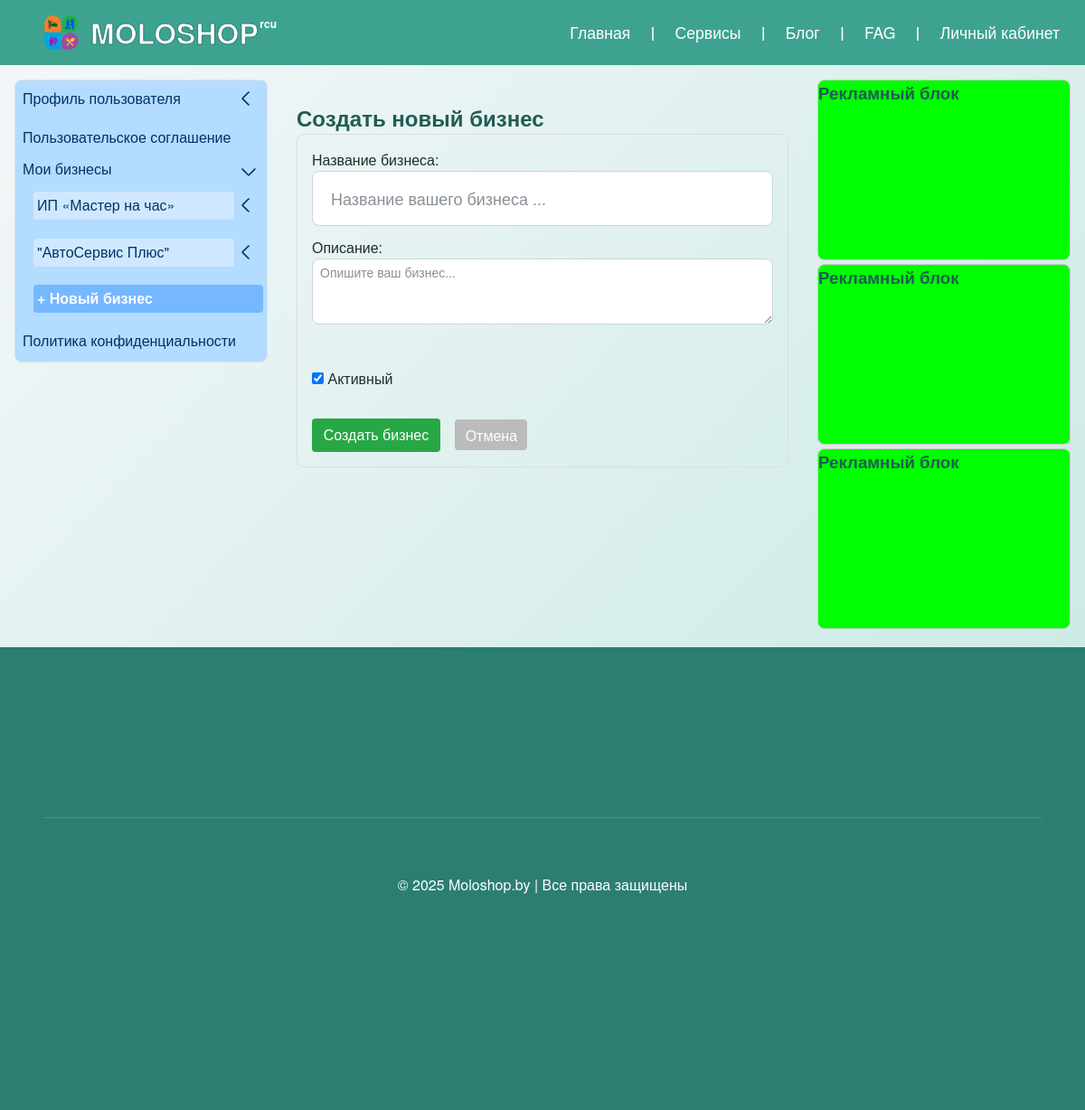
Screenshot of /business/create/ (signed in) with the database file from the repository.
### apps/users/models/menu.py (models this page shows, shortened)
class ProfileMenuCategory(UUIDModel, MPTTModel):
    user = models.ForeignKey(
        settings.AUTH_USER_MODEL,
        on_delete=models.CASCADE,
        related_name="profile_menu_categories",
        verbose_name="Пользователь",
        null=True,
        blank=True,
        help_text="Пользователь для персональных пунктов меню. Пусто — для общего меню."
    )
    name = models.CharField(max_length=100, verbose_name="Название пункта меню")
    url = models.CharField(max_length=200, blank=True, verbose_name="Имя URL-шаблона",
                           help_text="Имя URL-шаблона с namespace (например: 'landing:policy_detail')")
    url_params = models.JSONField(blank=True, null=True, verbose_name="Параметры для URL",
                                 help_text='Параметры для reverse(), например: {"slug":"politika-konfidentsialnosti"}')
    external_url = models.URLField(blank=True, null=True, verbose_name="Внешняя ссылка",
                                   help_text="Внешняя ссылка (например: https://t.me/moloshop)")
    parent = TreeForeignKey("self", on_delete=models.CASCADE, null=True, blank=True,
                           related_name="children", verbose_name="Родительский пункт меню")
    order = models.PositiveIntegerField(default=0, verbose_name="Порядок сортировки")
    is_active_link = models.BooleanField(default=True, verbose_name="Активная ссылка",
                                         help_text="Если выключена, пункт меню не активен")
    updated_at = models.DateTimeField(auto_now=True, verbose_name="Дата обновления")
    class MPTTMeta:
        order_insertion_by = ["order"]
    class Meta:
        app_label = "users"
        verbose_name = "Пункт меню"
        verbose_name_plural = "Меню личного кабинета"
        ordering = ["order"]
        unique_together = ("user", "name", "parent")
    def get_absolute_url(self):
        from django.urls import reverse
        if self.url:
            try:
                if self.url_params:
                    return reverse(self.url, kwargs=self.url_params)
                return reverse(self.url)
            except Exception:
                return "#"
        elif self.external_url:
            return self.external_url
        return "#"

### apps/business/models/business.py (models this page shows, shortened)
class Business(NamedSlugModel):
    owner = models.ForeignKey(
        User,
        on_delete=models.CASCADE,
        related_name="businesses",
        verbose_name="Владелец",
    )
    subtitle = models.CharField(max_length=255, blank=True, null=True)
    favicon = models.ImageField(upload_to="business_favicons/", blank=True, null=True, verbose_name="favicon.ico")
    logo = models.ImageField(upload_to="business_logos/", blank=True, null=True)
    description = models.TextField(blank=True, verbose_name="Общее описание бизнеса")
    order = models.PositiveIntegerField(default=0, verbose_name="Порядок")
    is_visible = models.BooleanField(default=True, verbose_name="Активированный бизнес")
    created_at = models.DateTimeField(auto_now_add=True, verbose_name="Создан")
    updated_at = models.DateTimeField(auto_now=True, verbose_name="Обновлен")
    class Meta:
        ordering = ["order"]
        verbose_name = "Бизнес"
        verbose_name_plural = "Бизнесы"

### apps/business/views/business_options.py (the view)
# urls.py: path("create/", business_create, name="business_create"),
@login_required
def business_create(request):
    if request.method == "POST":
        form = BusinessForm(request.POST, request.FILES)
        if form.is_valid():
            business = form.save(commit=False)
            business.owner = request.user
            business.save()
            root_menu = get_object_or_404(ProfileMenuCategory, user__isnull=True, name="Мои бизнесы", parent=None)
            business_menu = ProfileMenuCategory.objects.create(
                user=request.user,
                name=business.title,
                url='business:business_edit',
                url_params={'business_slug': business.slug},
                order=0,
                parent=root_menu,
            )
            ProfileMenuCategory.objects.create(
                user=request.user,
                name='Адрес',
                url='business:business_address_edit',
                url_params={'business_slug': business.slug},
                order=1,
                parent=business_menu,
            )
            ProfileMenuCategory.objects.create(
                user=request.user,
                name='Контакты',
                url='business:business_contacts_edit',
                url_params={'business_slug': business.slug},
                order=2,
                parent=business_menu,
            )
            ProfileMenuCategory.objects.create(
                user=request.user,
                name='Товары',
                url='business:goods_list',
                url_params={'business_slug': business.slug},
                order=3,
                parent=business_menu,
            )
            ProfileMenuCategory.objects.create(
                user=request.user,
                name='Услуги',
                url='business:service_list',
                url_params={'business_slug': business.slug},
                order=4,
                parent=business_menu,
            )
            messages.success(request, "Бизнес успешно создан и добавлен в меню.")
            return redirect("business:business_edit", business.slug)
    else:
        form = BusinessForm()
    return render(request, "business/showcase/business_create.html", {"form": form})

### apps/core/models/footer_menu.py (called while the page is built)
    def get_col_desktop(self):
        if self.col_desctop:
            return self.col_desctop
        return 4 if self.parent is None and self.order < 4 else 12

    def get_col_md(self):
        return self.col_md or 12

    def get_url(self):
        if self.external_url:
            return self.external_url
        if not self.url or self.url == "#":
            return "#"
        try:
            return reverse(self.url, kwargs=self.url_params or {})
        except NoReverseMatch:
            return "#"

### apps/core/templatetags/footer_menu.py (called while the page is built)
@register.inclusion_tag("core/includes/footer_menu.html", takes_context=True)
def render_footer_menu(context):
    request = context["request"]
    parents = FooterMenuCategory.objects.filter(parent__isnull=True, is_active_link=True).order_by("order")
    return {
        "parents": parents,
        "request": request,
    }

### apps/core/templatetags/string_filters.py (called while the page is built)
@register.filter
def startswith(value, prefix: str) -> bool:
    if not isinstance(value, str):
        return False
    return value.startswith(prefix)

### apps/business/templates/business/showcase/business_create.html (shortened to what this page needs)
{% extends "users/base_userpanel.html" %}
{% load static %}
{% block users_content %}
<div class="container" style="margin-top:1.5rem; margin-bottom:2rem;">
  <h2>Создать новый бизнес</h2>
  <div style="border:1px solid #ddd; border-radius:8px; padding:1rem;">
    <form method="post" enctype="multipart/form-data">
      <div style="margin-bottom:0.75rem;">
        {{ form.title.label_tag }}<br>
        {{ form.title }}
      </div>
      <div style="margin-bottom:0.75rem;">
        {{ form.description.label_tag }}<br>
        {{ form.description }}
      </div>
      <div style="margin-bottom:0.75rem;">
        {{ form.logo.label_tag }}<br>
      </div>
      <div style="margin-bottom:1rem;">
        {{ form.is_visible }} <label for="{{ form.is_visible.id_for_label }}">{{ form.is_visible.label }}</label>
      </div>
      <div style="margin-top:1rem;">
        <button type="submit" style="padding:0.4rem 0.8rem; border:none; background:#28a745; color:#fff; border-radius:4px;">
          Создать бизнес
        </button>
        <a href="{% url 'business:business_list' %}" style="margin-left:0.75rem; padding:0.35rem 0.7rem; background:#bbb; color:#fff; text-decoration:none; border-radius:4px;">
          Отмена
        </a>
      </div>
    </form>
  </div>
</div>
{% endblock %}

### apps/users/templates/users/components/user_menu.html (shortened to what this page needs)
<div class="user-menu-wrapper mb-4 border rounded">
  <nav class="user-menu">
    {% for section in menu_sections %}
      <div class="menu-section">
        {% if section.children.exists %}
          <div class="menu-header-wrap">
            <a href="{{ section.get_absolute_url }}"
               class="menu-header{% if current_path == section.get_absolute_url %} active{% endif %}">
              {{ section.name }}
            </a>
            <label for="toggle-section-{{ section.pk }}" class="chevron-toggle" aria-label="Развернуть меню">
              <span class="chevron-icon"></span>
            </label>
          </div>
          <div class="submenu-wrapper">
            <div class="submenu">
              {% for group in section.children.all %}
                <div class="submenu-group">
                  {% if group.children.exists %}
                    <div class="submenu-header-wrap">
                      <a href="{{ group.get_absolute_url }}"
                         class="submenu-header{% if current_path == group.get_absolute_url %} active{% endif %}">
                        {{ group.name }}
                      </a>
                      <label for="toggle-group-{{ group.pk }}" class="chevron-toggle" aria-label="Развернуть подменю">
                        <span class="chevron-icon"></span>
                      </label>
                    </div>
                  {% else %}
                    <div class="submenu-header-wrap">
                      <a href="{{ group.get_absolute_url }}"
                         class="submenu-header{% if current_path == group.get_absolute_url %} active{% endif %}">
                        {{ group.name }}
                      </a>
                    </div>
                  {% endif %}
                </div>
              {% endfor %}
            </div>
          </div>
        {% else %}
          <div class="menu-header-wrap">
            <a href="{{ section.get_absolute_url }}"
               class="menu-header{% if current_path == section.get_absolute_url %} active{% endif %}">
              {{ section.name }}
            </a>
          </div>
        {% endif %}
      </div>
    {% endfor %}
  </nav>
</div>

### apps/core/templates/core/includes/footer_menu.html (shortened to what this page needs)
{% load string_filters %}
<div class="footer-menu">
  <div class="row align-items-start">
    {% for parent in parents|slice:":3" %}
      <div class="col-{{ parent.get_col_desktop }} col-md-{{ parent.get_col_md }}">
      </div>
    {% endfor %}
  </div>
<div class="footer-extra mt-4">
  <br>&copy; 2025 Moloshop.by | Все права защищены
</div>
</div>

### apps/core/static/core/css/global_core.css (style rules this page uses)
*,*::before,*::after { margin:0;padding:0;box-sizing:border-box;border:0;vertical-align:baseline }
html,body { height:100%;margin:0;min-height:100vh }
a { color:inherit;text-decoration:none;cursor:pointer;transition:color 0.3s ease }
button,input,select,textarea { background:none;color:inherit;font-family:inherit;font-size:inherit;line-height:inherit;border-radius:0;outline:none }
h1,h2,h3,h4,h5,h6 { font-weight:600;color:#205c54 }
body { font-family:'Helvetica Neue', Arial, sans-serif;font-weight:400;font-size:16px;line-height:1.5;color:#1f2d2b;background:linear-gradient(to bottom right, #f5f7f9, #C2E8E1);background-repeat:no-repeat;background-attachment:fixed;-webkit-font-smoothing:antialiased;-moz-osx-font-smoothing:grayscale;-webkit-text-size-adjust:100%;-ms-text-size-adjust:100%;min-height:100vh;text-rendering:optimizeLegibility }
.container { max-width:1200px;padding-left:1rem;padding-right:1rem;margin-left:auto;margin-right:auto }
p,span,label,a { font-size:1rem;line-height:1.4;color:#1f2d2b }
button { background:transparent;border:none;cursor:pointer;padding:0;font:inherit }
input,textarea,select { font-family:inherit;font-size:inherit;line-height:inherit;color:#1f2d2b;background-color:#fff;border:1px solid #e0e0e0;border-radius:4px;padding:0.5rem 0.75rem;transition:border-color 0.3s ease }
.container { max-width:1200px;margin-left:auto;margin-right:auto;padding-left:1rem;padding-right:1rem }
.row { display:flex;flex-wrap:wrap;margin-left:-.5rem;margin-right:-.5rem }
[class*="col-"] { padding-left:.5rem;padding-right:.5rem;box-sizing:border-box }
.col-4 { flex:0 0 auto;width:33.33333% }
.mt-4 { margin-top:1rem !important }
.mb-4 { margin-bottom:1rem !important }
.border { border:1px solid #dee2e6 !important }
.rounded { border-radius:0.5rem !important }
.align-items-start { align-items:flex-start !important }
.form-control { display:block;width:100%;max-width:100%;padding:0.75rem 1rem;font-size:1rem;line-height:1.5;color:#212529;background-color:#fff;background-clip:padding-box;border:1px solid #ced4da;border-radius:0.5rem;transition:border-color 0.2s ease, box-shadow 0.2s ease }
.form-control::placeholder { color:#6c757d;opacity:0.8 }
.form-control--compact { padding:0.25rem 0.5rem;font-size:0.875rem }
.form-control--large { padding:1rem 1.25rem;font-size:1.125rem }
textarea.form-control { resize:vertical;min-height:3rem }
.footer-menu { background-color:#2c7e73;padding:2rem 3rem;min-height:32rem;color:#fff }
.footer-menu .footer-extra { border-top:1px solid rgba(255,255,255,0.15);padding-top:1rem;text-align:center }

### rows the page displays
ProfileMenuCategory: name "Профиль пользователя"
ProfileMenuCategory: name "Пользовательское соглашение"
ProfileMenuCategory: name "Мои бизнесы"
ProfileMenuCategory: name "ИП «Мастер на час»"
ProfileMenuCategory: name "\"АвтоСервис Плюс\""
ProfileMenuCategory: name "+ Новый бизнес"
ProfileMenuCategory: name "Политика конфиденциальности"

### other values shown
{{ item.title }} "Главная" "Сервисы" "Блог" "FAG" "Личный кабинет"
